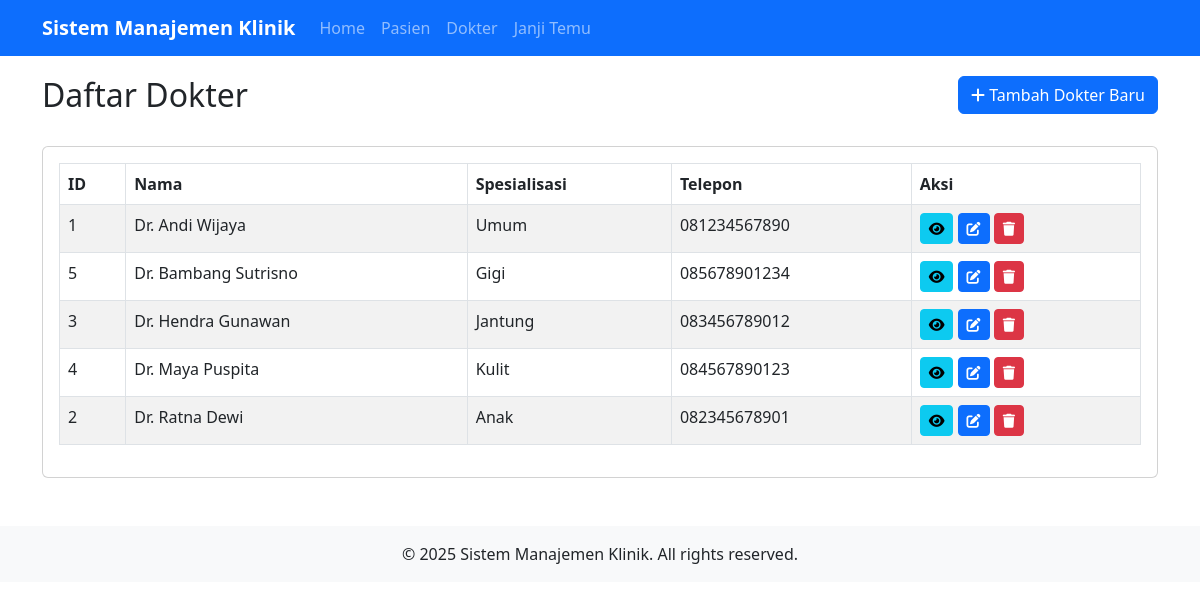
The app's page /doctors.php with its own data.
### tables this page shows
CREATE TABLE doctors (
    id INT AUTO_INCREMENT PRIMARY KEY,
    name VARCHAR(100) NOT NULL,
    specialization VARCHAR(100) NOT NULL,
    phone VARCHAR(15) NOT NULL
);

### class/Doctor.php (called while the page is built, shortened)
<?php
class Doctor {
    private $conn;
    private $table_name = "doctors";
    public function __construct($db) {
        $this->conn = $db;
    }
    public function getAll() {
        $query = "SELECT * FROM " . $this->table_name . " ORDER BY name";
        $stmt = $this->conn->prepare($query);
        $stmt->execute();
        return $stmt;
    }
}
?>

### view/doctors/index.php (the view)
<div class="row mb-4">
    <div class="col-md-6">
        <h2>Daftar Dokter</h2>
    </div>
    <div class="col-md-6 text-end">
        <a href="doctors.php?action=create" class="btn btn-primary">
            <i class="fas fa-plus"></i> Tambah Dokter Baru
        </a>
    </div>
</div>
<div class="card">
    <div class="card-body">
        <div class="table-responsive">
            <table class="table table-bordered table-striped">
                <thead>
                    <tr>
                        <th>ID</th>
                        <th>Nama</th>
                        <th>Spesialisasi</th>
                        <th>Telepon</th>
                        <th>Aksi</th>
                    </tr>
                </thead>
                <tbody>
                    <?php if($result->rowCount() > 0): ?>
                        <?php while($row = $result->fetch(PDO::FETCH_ASSOC)): ?>
                            <tr>
                                <td><?php echo $row['id']; ?></td>
                                <td><?php echo $row['name']; ?></td>
                                <td><?php echo $row['specialization']; ?></td>
                                <td><?php echo $row['phone']; ?></td>
                                <td>
                                    <a href="doctors.php?action=read&id=<?php echo $row['id']; ?>" class="btn btn-info btn-sm">
                                        <i class="fas fa-eye"></i>
                                    </a>
                                    <a href="doctors.php?action=update&id=<?php echo $row['id']; ?>" class="btn btn-primary btn-sm">
                                        <i class="fas fa-edit"></i>
                                    </a>
                                    <a href="doctors.php?action=delete&id=<?php echo $row['id']; ?>" class="btn btn-danger btn-sm" onclick="return confirm('Apakah Anda yakin ingin menghapus data ini?');">
                                        <i class="fas fa-trash"></i>
                                    </a>
                                </td>
                            </tr>
                        <?php endwhile; ?>
                    <?php else: ?>
                        <tr>
                            <td colspan="5" class="text-center">Tidak ada data dokter</td>
                        </tr>
                    <?php endif; ?>
                </tbody>
            </table>
        </div>
    </div>
</div>

### records on screen
doctors: id "1", name "Dr. Andi Wijaya", specialization "Umum", phone "081234567890"
doctors: id "5", name "Dr. Bambang Sutrisno", specialization "Gigi", phone "085678901234"
doctors: id "3", name "Dr. Hendra Gunawan", specialization "Jantung", phone "083456789012"
doctors: id "4", name "Dr. Maya Puspita", specialization "Kulit", phone "084567890123"
doctors: id "2", name "Dr. Ratna Dewi", specialization "Anak", phone "082345678901"
